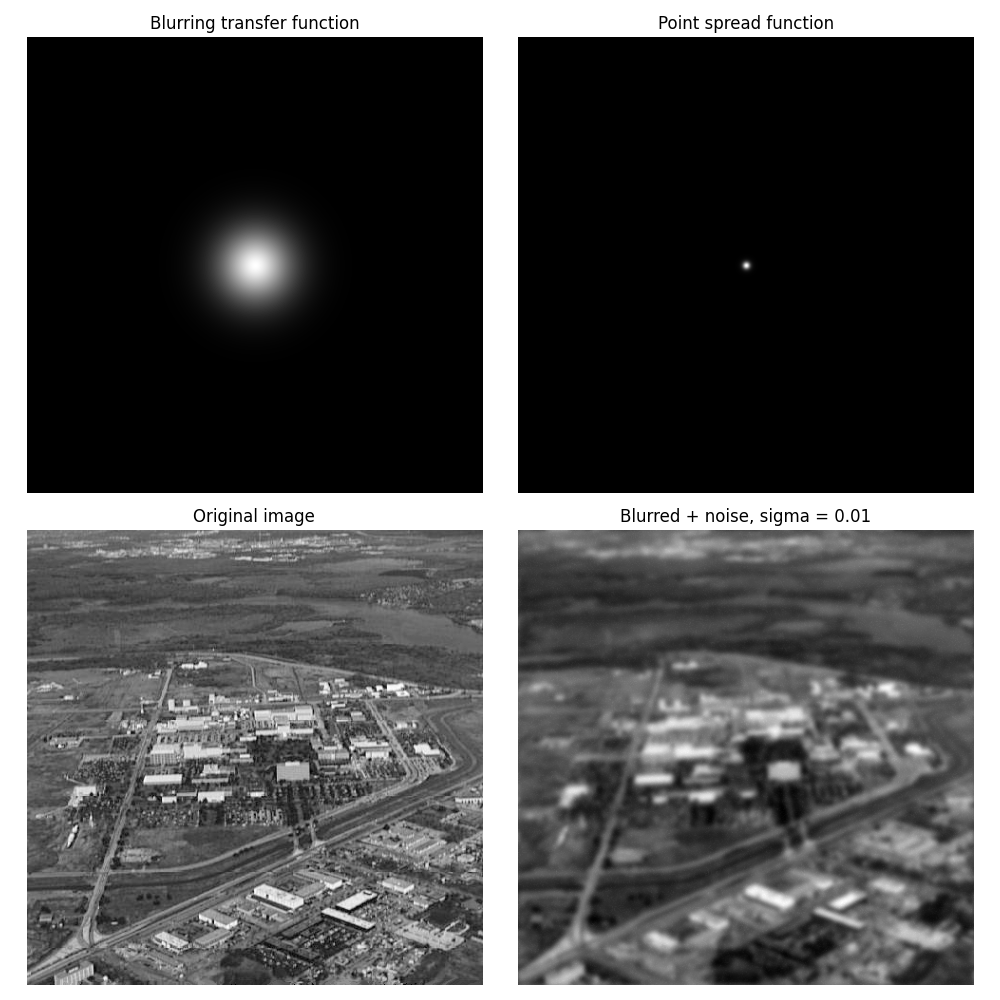

This chart was generated by the following Python code:
import os
import sys
import numpy as np
import matplotlib.pyplot as plt
from skimage.io import imread
from skimage.util import img_as_float
from skimage.color import rgb2gray
from General.atmosphturb import atmosphturb
from libDIPUM.imnoise2 import imnoise2
from libDIP.constrainedLsTF4e import constrainedLsTF4e
from General.deconvreg1 import deconvreg1
from libDIPUM.data_path import dip_data

# Parameters
k = 0.0025
mu = 0
sigma = 10e-3
gamma = 5e-5

# Data
img_path = dip_data('aerial_view_no_turb.tif')
f_orig = imread(img_path)
if f_orig.ndim == 3:
    f_orig = rgb2gray(f_orig)
f = img_as_float(f_orig)

M, N = f.shape

# Fourier transform
F = np.fft.fftshift(np.fft.fft2(f))

# Atmospheric perturbations
H = atmosphturb(M, N, k)
h = np.fft.fftshift(np.fft.ifft2(np.fft.fftshift(H)))

# Filtering in the frequency domain
G = H * F
g = np.fft.ifft2(np.fft.fftshift(G))

# Add noise in the frequency domain
z = np.zeros((M, N))
zn, _ = imnoise2(z, 'gaussian', mu, sigma)
Gn = np.fft.fftshift(np.fft.fft2(zn))
G1 = G + Gn
g1 = np.fft.ifft2(np.fft.fftshift(G1))

# Restoration by using constrained least square (fixed gamma)
L = constrainedLsTF4e(H, gamma)
Fh = L * G1
fHat = np.fft.ifft2(Fh)

L1 = constrainedLsTF4e(H, gamma / 10.0)
Fh1 = L1 * G1
fHat1 = np.fft.ifft2(Fh1)

# Restoration by using constrained least square (regularized), iterative via fminbnd
fHat2, Lagra = deconvreg1(np.real(g1), np.real(h))

# Display
fig1, axes1 = plt.subplots(2, 2, figsize=(10, 10))
axes1[0, 0].imshow(np.abs(H), cmap='gray')
axes1[0, 0].set_title('Blurring transfer function')
axes1[0, 0].axis('off')

axes1[0, 1].imshow(np.abs(h), cmap='gray')
axes1[0, 1].set_title('Point spread function')
axes1[0, 1].axis('off')

axes1[1, 0].imshow(f, cmap='gray')
axes1[1, 0].set_title('Original image')
axes1[1, 0].axis('off')

axes1[1, 1].imshow(np.abs(g1), cmap='gray')
axes1[1, 1].set_title(f'Blurred + noise, sigma = {sigma}')
axes1[1, 1].axis('off')

plt.tight_layout()
plt.savefig('Figure531.png')

fig2, axes2 = plt.subplots(1, 3, figsize=(12, 4))
axes2[0].imshow(np.abs(np.real(fHat)), cmap='gray')
axes2[0].set_title(f'Fixed : gamma = {gamma}')
axes2[0].axis('off')

axes2[1].imshow(np.abs(np.real(fHat1)), cmap='gray')
axes2[1].set_title(f'Fixed : gamma = {gamma/10.0}')
axes2[1].axis('off')

axes2[2].imshow(fHat2, cmap='gray')
axes2[2].set_title(f'Optimisation : gamma = {Lagra}')
axes2[2].axis('off')

plt.tight_layout()
plt.savefig('Figure531Bis.png')
plt.show()
